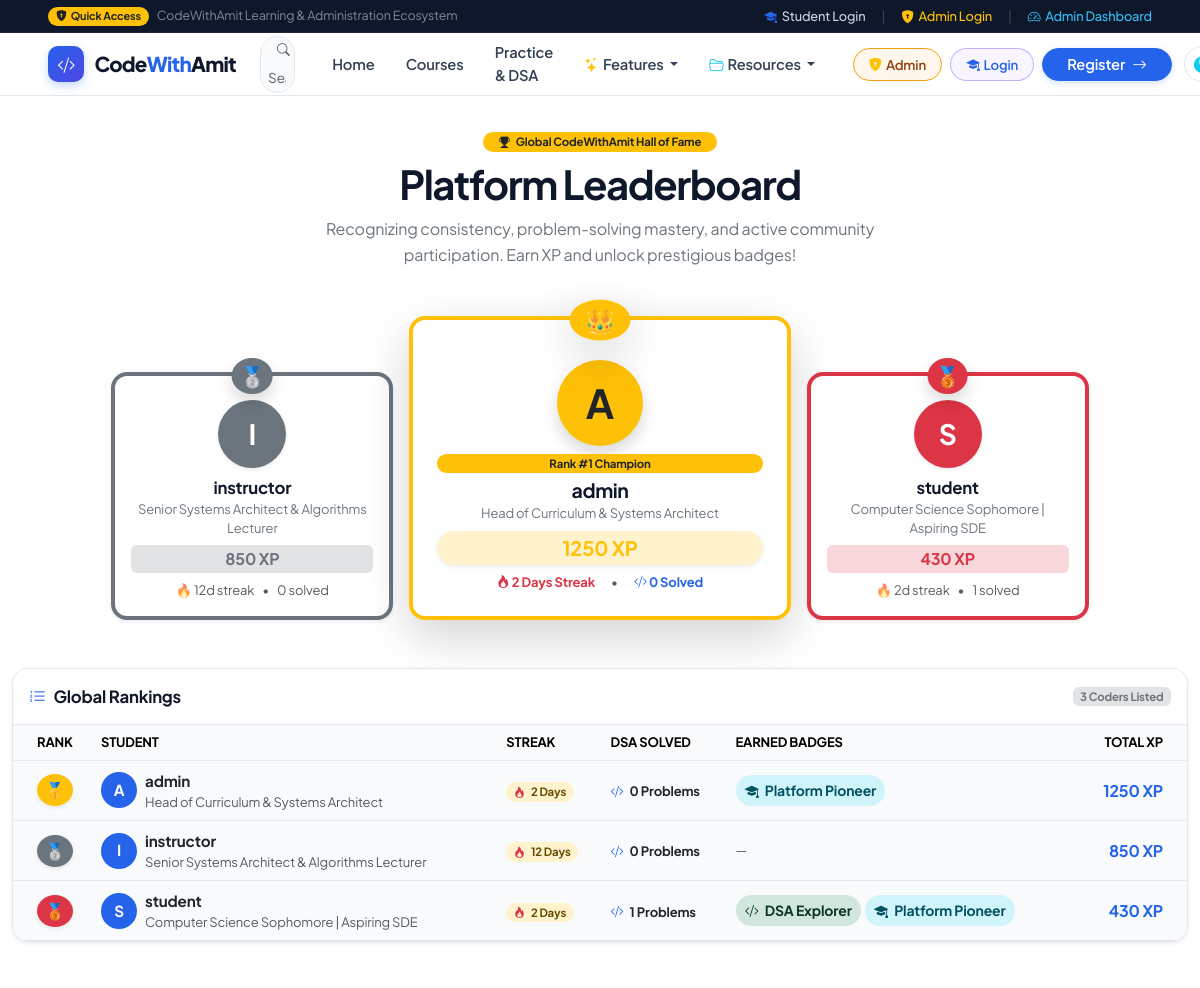
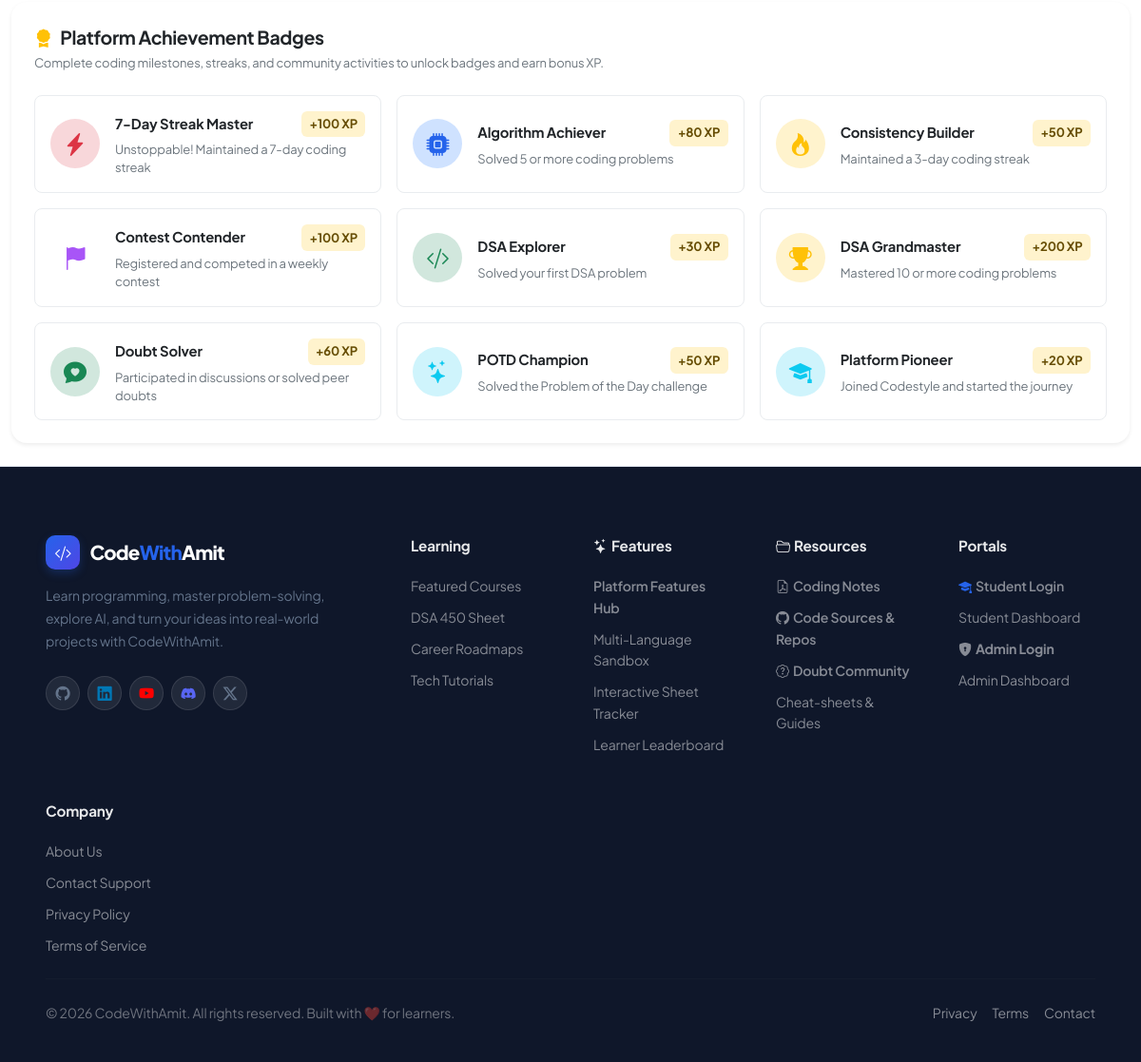
The app's page /accounts/leaderboard/ with its own data (2 pictures, top to bottom).
### accounts/models.py (models this page shows, shortened)
class UserProfile(models.Model):
    ROLE_CHOICES = [
        ('student', 'Student'),
        ('instructor', 'Instructor'),
        ('admin', 'Platform Administrator'),
    ]
    user = models.OneToOneField(User, on_delete=models.CASCADE, related_name='profile')
    role = models.CharField(max_length=20, choices=ROLE_CHOICES, default='student')
    headline = models.CharField(max_length=150, blank=True, help_text="e.g. Aspiring Full-Stack Developer | CS Sophomore")
    bio = models.TextField(blank=True)
    avatar = models.ImageField(upload_to='avatars/', blank=True, null=True)
    github_url = models.URLField(blank=True)
    linkedin_url = models.URLField(blank=True)
    website_url = models.URLField(blank=True)
    target_career = models.CharField(max_length=100, blank=True, help_text="e.g. AI/ML Engineer, SDE-1")
    points = models.PositiveIntegerField(default=100)
    streak_count = models.PositiveIntegerField(default=0)
    last_active_date = models.DateField(blank=True, null=True)
    created_at = models.DateTimeField(auto_now_add=True)
    updated_at = models.DateTimeField(auto_now=True)

class UserBadge(models.Model):
    user = models.ForeignKey(User, on_delete=models.CASCADE, related_name='badges')
    badge = models.ForeignKey(Badge, on_delete=models.CASCADE, related_name='awarded_users')
    awarded_at = models.DateTimeField(auto_now_add=True)
    class Meta:
        unique_together = ('user', 'badge')
        ordering = ['-awarded_at']

class Badge(models.Model):
    name = models.CharField(max_length=100, unique=True)
    slug = models.SlugField(max_length=120, unique=True)
    description = models.TextField()
    icon = models.CharField(max_length=50, default='bi-award-fill', help_text="Bootstrap icon class")
    color = models.CharField(max_length=30, default='primary', help_text="e.g. primary, warning, success, danger, info, purple")
    category = models.CharField(max_length=50, default='DSA', help_text="e.g. Streak, DSA, Contest, Community")
    points_reward = models.PositiveIntegerField(default=50)
    class Meta:
        ordering = ['name']

### accounts/views.py (the view)
# urls.py: path('leaderboard/', views.leaderboard_view, name='leaderboard'),
def leaderboard_view(request):
    from .models import Badge, check_and_award_badges
    if request.user.is_authenticated:
        check_and_award_badges(request.user)
    profiles = list(UserProfile.objects.select_related('user').prefetch_related('user__badges__badge').order_by('-points', '-streak_count')[:50])
    from coding_practice.models import UserQuestionStatus
    for idx, p in enumerate(profiles, start=1):
        p.rank = idx
        p.solved_count = UserQuestionStatus.objects.filter(user=p.user, status='solved').count()
    top_3 = profiles[:3]
    rest = profiles[3:]
    all_badges = Badge.objects.all()
    user_rank = None
    if request.user.is_authenticated:
        for p in profiles:
            if p.user == request.user:
                user_rank = p.rank
                break
    return render(request, 'accounts/leaderboard.html', {
        'profiles': profiles,
        'top_3': top_3,
        'rest': rest,
        'all_badges': all_badges,
        'user_rank': user_rank,
    })

### templates/accounts/leaderboard.html (shortened to what this page needs)
{% extends 'base.html' %}
{% block content %}
<div class="container py-4">
    <div class="text-center mb-5">
        <span class="badge bg-warning text-dark fw-bold px-3 py-1.5 rounded-pill mb-2 shadow-xs">
            <i class="bi bi-trophy-fill me-1"></i> Global CodeWithAmit Hall of Fame
        </span>
        <h1 class="display-6 fw-bold mb-2 font-heading">Platform Leaderboard</h1>
        <p class="text-secondary fs-6 mx-auto" style="max-width: 600px;">
            Recognizing consistency, problem-solving mastery, and active community participation. Earn XP and unlock prestigious badges!
        </p>
    </div>
    {% if top_3 %}
    <div class="row justify-content-center align-items-end g-3 mb-5">
        {% if top_3|length > 1 %}
        {% with p2=top_3.1 %}
        <div class="col-10 col-sm-4 col-md-3 order-2 order-sm-1">
            <div class="card bg-surface border rounded-4 shadow-sm text-center p-3 hover-lift border-top border-4 border-secondary position-relative">
                <div class="position-absolute top-0 start-50 translate-middle badge bg-secondary text-white rounded-circle p-2 fs-5 shadow">
                    🥈
                </div>
                <div class="avatar-circle-lg bg-secondary text-white rounded-circle mx-auto mt-2 mb-2 d-flex align-items-center justify-content-center fw-bold fs-3 shadow-sm" style="width: 68px; height: 68px;">
                    {{ p2.user.username|first|upper }}
                </div>
                <h5 class="fw-bold mb-0">{{ p2.user.username }}</h5>
                <div class="smaller text-secondary mb-2">{{ p2.headline|default:"Software Engineer" }}</div>
                <div class="badge bg-secondary-subtle text-secondary fw-bold fs-6 mb-2">
                    {{ p2.points }} XP
                </div>
                <div class="smaller text-muted d-flex justify-content-center gap-2">
                    <span>🔥 {{ p2.streak_count }}d streak</span>
                    <span>•</span>
                    <span>{{ p2.solved_count }} solved</span>
                </div>
            </div>
        </div>
        {% endwith %}
        {% endif %}
        {% with p1=top_3.0 %}
        <div class="col-12 col-sm-4 col-md-4 order-1 order-sm-2">
            <div class="card bg-surface border rounded-4 shadow-lg text-center p-4 hover-lift border-top border-4 border-warning position-relative">
                <div class="position-absolute top-0 start-50 translate-middle badge bg-warning text-dark rounded-circle p-2.5 fs-4 shadow-lg">
                    👑
                </div>
                <div class="avatar-circle-lg bg-warning text-dark rounded-circle mx-auto mt-3 mb-2 d-flex align-items-center justify-content-center fw-bold display-6 shadow" style="width: 86px; height: 86px;">
                    {{ p1.user.username|first|upper }}
                </div>
                <span class="badge bg-warning text-dark fw-bold rounded-pill mb-1">Rank #1 Champion</span>
                <h4 class="fw-bold mb-0">{{ p1.user.username }}</h4>
                <div class="smaller text-secondary mb-2">{{ p1.headline|default:"Top 1% Coder" }}</div>
                <div class="badge bg-warning-subtle text-warning fw-bold fs-5 mb-2 px-3 py-1.5 rounded-pill shadow-sm">
                    {{ p1.points }} XP
                </div>
                <div class="smaller text-muted d-flex justify-content-center gap-3">
                    <span class="text-danger fw-bold"><i class="bi bi-fire"></i> {{ p1.streak_count }} Days Streak</span>
                    <span>•</span>
                    <span class="text-primary fw-bold"><i class="bi bi-code-slash"></i> {{ p1.solved_count }} Solved</span>
                </div>
            </div>
        </div>
        {% endwith %}
        {% if top_3|length > 2 %}
        {% with p3=top_3.2 %}
        <div class="col-10 col-sm-4 col-md-3 order-3 order-sm-3">
            <div class="card bg-surface border rounded-4 shadow-sm text-center p-3 hover-lift border-top border-4 border-danger position-relative">
                <div class="position-absolute top-0 start-50 translate-middle badge bg-danger text-white rounded-circle p-2 fs-5 shadow">
                    🥉
                </div>
                <div class="avatar-circle-lg bg-danger text-white rounded-circle mx-auto mt-2 mb-2 d-flex align-items-center justify-content-center fw-bold fs-3 shadow-sm" style="width: 68px; height: 68px;">
                    {{ p3.user.username|first|upper }}
                </div>
                <h5 class="fw-bold mb-0">{{ p3.user.username }}</h5>
                <div class="smaller text-secondary mb-2">{{ p3.headline|default:"Student Developer" }}</div>
                <div class="badge bg-danger-subtle text-danger fw-bold fs-6 mb-2">
                    {{ p3.points }} XP
                </div>
                <div class="smaller text-muted d-flex justify-content-center gap-2">
                    <span>🔥 {{ p3.streak_count }}d streak</span>
                    <span>•</span>
                    <span>{{ p3.solved_count }} solved</span>
                </div>
            </div>
        </div>
        {% endwith %}
        {% endif %}
    </div>
    {% endif %}
    <div class="card bg-surface border rounded-4 shadow-sm overflow-hidden mb-5">
        <div class="card-header bg-surface border-bottom p-3 d-flex justify-content-between align-items-center">
            <h5 class="fw-bold mb-0">
                <i class="bi bi-list-ol text-primary me-2"></i>Global Rankings
            </h5>
            <span class="badge bg-secondary-subtle text-secondary">{{ profiles|length }} Coders Listed</span>
        </div>
        <div class="table-responsive">
            <table class="table table-hover align-middle mb-0">
                <thead class="bg-surface-dark border-bottom border-light-subtle">
                    <tr class="smaller text-secondary text-uppercase">
                        <th class="ps-4" style="width: 80px;">Rank</th>
                        <th>Student</th>
                        <th>Streak</th>
                        <th>DSA Solved</th>
                        <th>Earned Badges</th>
                        <th class="pe-4 text-end">Total XP</th>
                    </tr>
                </thead>
                <tbody>
                    {% for p in profiles %}
                        <tr {% if user == p.user %}class="table-primary fw-semibold"{% endif %}>
                            <td class="ps-4">
                                {% if p.rank == 1 %}
                                    <span class="badge bg-warning text-dark rounded-circle p-2 fs-6 shadow-sm">🥇</span>
                                {% elif p.rank == 2 %}
                                    <span class="badge bg-secondary text-white rounded-circle p-2 fs-6 shadow-sm">🥈</span>
                                {% elif p.rank == 3 %}
                                    <span class="badge bg-danger text-white rounded-circle p-2 fs-6 shadow-sm">🥉</span>
                                {% else %}
                                    <span class="fw-bold text-muted ps-2">#{{ p.rank }}</span>
                                {% endif %}
                            </td>
                            <td>
                                <div class="d-flex align-items-center gap-2">
                                    <div class="avatar-circle-sm bg-primary text-white rounded-circle d-flex align-items-center justify-content-center fw-bold" style="width: 36px; height: 36px;">
                                        {{ p.user.username|first|upper }}
                                    </div>
                                    <div>
                                        <div class="fw-bold text-dark">
                                            {{ p.user.username }}
                                        </div>
                                        <div class="smaller text-muted">{{ p.headline|default:"Student Coder" }}</div>
                                    </div>
                                </div>
                            </td>
                            <td>
                                <span class="badge bg-warning-subtle text-warning-emphasis rounded-pill px-2.5 py-1">
                                    <i class="bi bi-fire me-1 text-danger"></i> {{ p.streak_count }} Days
                                </span>
                            </td>
                            <td>
                                <span class="smaller fw-bold text-dark">
                                    <i class="bi bi-code-slash text-primary me-1"></i> {{ p.solved_count }} Problems
                                </span>
                            </td>
                            <td>
                                <div class="d-flex gap-1 flex-wrap">
                                    {% for ub in p.user.badges.all|slice:":3" %}
                                        <span class="badge bg-{{ ub.badge.color }}-subtle text-{{ ub.badge.color }}-emphasis rounded-pill small" title="{{ ub.badge.name }}: {{ ub.badge.description }}">
                                            <i class="bi {{ ub.badge.icon }} me-1"></i> {{ ub.badge.name }}
                                        </span>
                                    {% empty %}
                                        <span class="smaller text-muted">—</span>
                                    {% endfor %}
                                </div>
                            </td>
                            <td class="pe-4 text-end">
                                <span class="fw-bold fs-6 text-primary">{{ p.points }} XP</span>
                            </td>
                        </tr>
                    {% empty %}
                        <tr>
                            <td colspan="6" class="text-center py-5 text-muted">No students ranked yet.</td>
                        </tr>
                    {% endfor %}
                </tbody>
            </table>
        </div>
    </div>
    <div class="card bg-surface border-0 rounded-4 shadow-sm p-4">
        <h4 class="fw-bold mb-1 text-dark">
            <i class="bi bi-award-fill text-warning me-2"></i>Platform Achievement Badges
        </h4>
        <p class="text-secondary smaller mb-4">Complete coding milestones, streaks, and community activities to unlock badges and earn bonus XP.</p>
        <div class="row g-3">
            {% for b in all_badges %}
                <div class="col-md-6 col-lg-4">
                    <div class="p-3 rounded-3 bg-surface-dark border border-light-subtle d-flex align-items-center gap-3 h-100">
                        <div class="rounded-circle d-flex align-items-center justify-content-center p-3 bg-{{ b.color }}-subtle text-{{ b.color }} flex-shrink-0" style="width: 52px; height: 52px;">
                            <i class="bi {{ b.icon }} fs-4"></i>
                        </div>
                        <div class="flex-grow-1">
                            <div class="d-flex justify-content-between align-items-center mb-1">
                                <h6 class="fw-bold mb-0 text-dark">{{ b.name }}</h6>
                                <span class="badge bg-warning-subtle text-warning-emphasis smaller">+{{ b.points_reward }} XP</span>
                            </div>
                            <div class="smaller text-secondary">{{ b.description }}</div>
                        </div>
                    </div>
                </div>
            {% empty %}
                <div class="col-12 text-center text-muted">No badges configured yet.</div>
            {% endfor %}
        </div>
    </div>
</div>
{% endblock %}

### records on screen
UserProfile: user.username|first "I", user.username "instructor", headline "Senior Systems Architect & Algorithms Lecturer", points "850", streak_count "12", solved_count "0"
UserProfile: user.username|first "A", user.username "admin", headline "Head of Curriculum & Systems Architect", points "1250", streak_count "2", solved_count "0"
UserProfile: user.username|first "S", user.username "student", headline "Computer Science Sophomore | Aspiring SDE", points "430", streak_count "2", solved_count "1"
UserBadge: badge.name "Platform Pioneer"
UserBadge: badge.name "DSA Explorer"
UserBadge: badge.name "Platform Pioneer"
Badge: name "7-Day Streak Master", points_reward "100", description "Unstoppable! Maintained a 7-day coding streak"
Badge: name "Algorithm Achiever", points_reward "80", description "Solved 5 or more coding problems"
Badge: name "Consistency Builder", points_reward "50", description "Maintained a 3-day coding streak"
Badge: name "Contest Contender", points_reward "100", description "Registered and competed in a weekly contest"
Badge: name "DSA Explorer", points_reward "30", description "Solved your first DSA problem"
Badge: name "DSA Grandmaster", points_reward "200", description "Mastered 10 or more coding problems"
Badge: name "Doubt Solver", points_reward "60", description "Participated in discussions or solved peer doubts"
Badge: name "POTD Champion", points_reward "50", description "Solved the Problem of the Day challenge"
Badge: name "Platform Pioneer", points_reward "20", description "Joined Codestyle and started the journey"

### other values on screen
{{ profiles|length }} "3"
